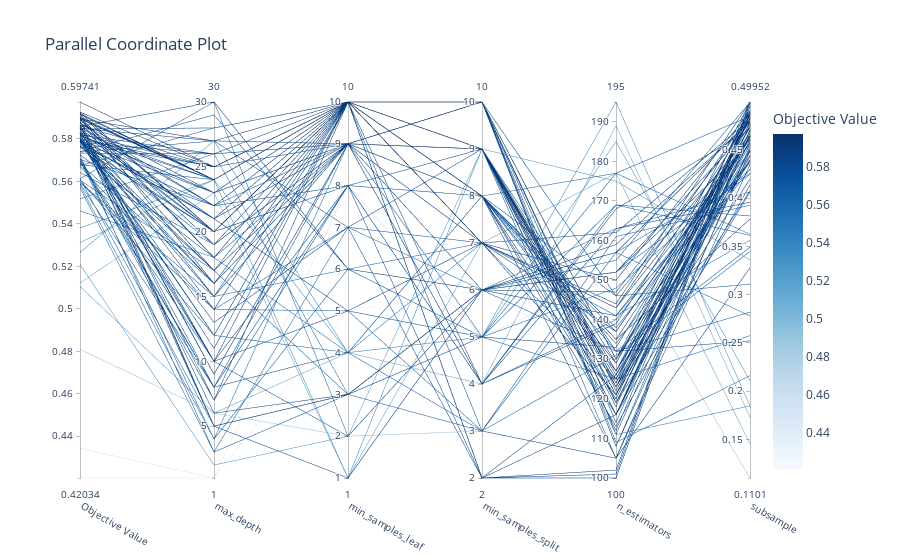

Notebook cell for this chart:
### Code cell
optuna.visualization.plot_parallel_coordinate(study)
